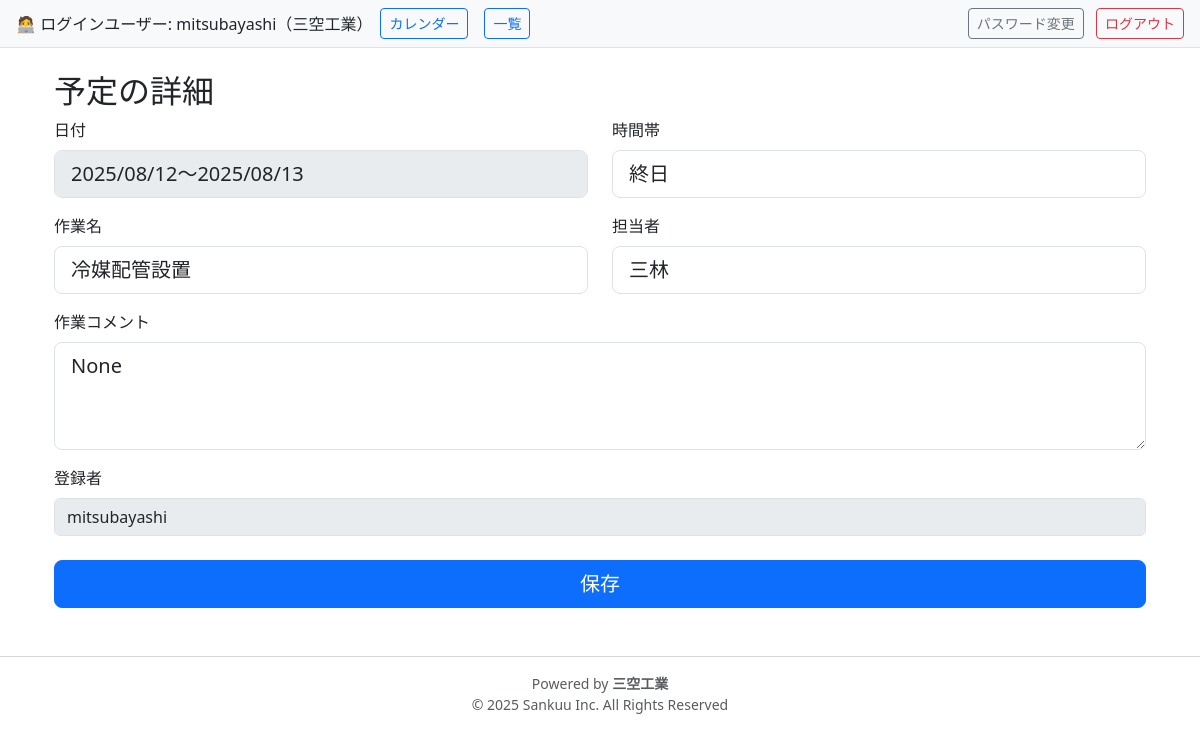
The page /schedules/2 (signed in) on the database its author committed.
### kouteihyo_app/models.py (models this page shows)
class User(db.Model, UserMixin):
    __tablename__ = 'users'
    id            = db.Column(db.Integer, primary_key=True)
    company_id    = db.Column(db.Integer, db.ForeignKey('companies.id'), nullable=False)
    display_name  = db.Column(db.String(100), nullable=False)
    email         = db.Column(db.String(120), unique=True, nullable=False)
    username      = db.Column(db.String(64), unique=True, nullable=False)   # ←追加済み！
    password_hash = db.Column(db.String(128), nullable=False)
    role          = db.Column(db.String(20), nullable=False)  # 'admin' or 'company'
    must_change_password = db.Column(db.Boolean, nullable=False, default=True)  # ←これを追加！！
    created_schedules = db.relationship(
        'Schedule',
        foreign_keys='Schedule.created_by',
        backref='creator',
        lazy=True
    )
    site_notes = db.relationship('SiteNote', backref='creator', lazy=True)
    date_notes = db.relationship('DateNote', backref='creator', lazy=True)

class Company(db.Model):
    __tablename__ = 'companies'
    id   = db.Column(db.Integer, primary_key=True)
    name = db.Column(db.String(100), unique=True, nullable=False)
    users     = db.relationship('User',     backref='company',  lazy=True)
    schedules = db.relationship('Schedule', backref='company', lazy=True)

class Schedule(db.Model):
    __tablename__ = 'schedules'
    id               = db.Column(db.Integer, primary_key=True)
    site_name        = db.Column(db.String(255), nullable=False)
    date             = db.Column(db.Date, nullable=False)
    end_date         = db.Column(db.Date, nullable=True)
    time_slot        = db.Column(db.String(10), nullable=False)
    task_name        = db.Column(db.String(100), nullable=False)
    person_in_charge = db.Column(db.String(100))
    comment          = db.Column(db.Text)
    client_person    = db.Column(db.String(100))
    client_comment   = db.Column(db.String(255))
    company_id = db.Column(db.Integer, db.ForeignKey('companies.id'), nullable=False)
    created_by = db.Column(db.Integer, db.ForeignKey('users.id'), nullable=False)
    updated_by = db.Column(db.Integer, db.ForeignKey('users.id'), nullable=True)

### kouteihyo_app/routes.py (the view, shortened to what this page needs)
@bp.route('/schedules/<int:id>', methods=['GET','POST'])
@login_required
def schedule_detail(id):
    schedule = Schedule.query.get_or_404(id)
    return render_template('schedule/detail.html', schedule=schedule)

### kouteihyo_app/routes.py (called while the page is built)
@bp.before_request
def enforce_password_change():
    if current_user.is_authenticated:
        user_fresh = User.query.filter_by(id=current_user.id).first()
        if user_fresh and getattr(user_fresh, "must_change_password", False):
            allowed_endpoints = ['main.force_password_change', 'main.logout', 'static']
            if request.endpoint not in allowed_endpoints:
                return redirect(url_for('main.force_password_change'))

### templates/schedule/detail.html (shortened to what this page needs)
{% extends 'base.html' %}
{% block content %}
<div class="container-fluid mt-4">
  <h2>予定の詳細</h2>
  <form method="POST">
    <div class="row">
      <div class="col-12 col-md-6 mb-3">
        <label class="form-label">日付</label>
        <input type="text"
               class="form-control form-control-lg"
               disabled
               value="{% if schedule.end_date %}{{ schedule.date.strftime('%Y/%m/%d') }}～{{ schedule.end_date.strftime('%Y/%m/%d') }}{% else %}{{ schedule.date.strftime('%Y/%m/%d') }}{% endif %}">
      </div>
      <div class="col-12 col-md-6 mb-3">
        <label class="form-label">時間帯</label>
        <select name="time_slot"
                class="form-control form-control-lg"
                {% if current_user.id != schedule.company_id and current_user.company_name != '菱輝金型工業' %}disabled{% endif %}>
          {% for slot in ['午前','午後','終日','夜'] %}
            <option value="{{ slot }}" {% if schedule.time_slot == slot %}selected{% endif %}>
              {{ slot }}
            </option>
          {% endfor %}
        </select>
      </div>
    </div>
    <div class="row">
      <div class="col-12 col-md-6 mb-3">
        <label class="form-label">作業名</label>
        <input type="text"
               name="task_name"
               class="form-control form-control-lg"
               value="{{ schedule.task_name }}"
               {% if current_user.id != schedule.company_id and current_user.company_name != '菱輝金型工業' %}disabled{% endif %}>
      </div>
      <div class="col-12 col-md-6 mb-3">
        <label class="form-label">担当者</label>
        <input type="text"
               name="person_in_charge"
               class="form-control form-control-lg"
               value="{{ schedule.person_in_charge }}"
               {% if current_user.id != schedule.company_id and current_user.company_name != '菱輝金型工業' %}disabled{% endif %}>
      </div>
    </div>
    <div class="mb-3">
      <label class="form-label">作業コメント</label>
      <textarea name="comment"
                class="form-control form-control-lg"
                rows="3"
                {% if current_user.id != schedule.company_id and current_user.company_name != '菱輝金型工業' %}disabled{% endif %}>{{ schedule.comment }}</textarea>
    </div>
    <div class="mb-3">
      <label class="form-label">登録者</label>
      <input type="text"
             class="form-control"
             disabled
             value="{{ schedule.creator.display_name }}">
    </div>
    <div class="text-center mt-4">
      {% if current_user.id == schedule.company_id or current_user.company_name == '菱輝金型工業' %}
        <button type="submit" class="btn btn-primary btn-lg w-100">保存</button>
      {% endif %}
    </div>
  </form>
</div>
{% endblock %}

### templates/base.html (shortened to what this page needs)
<!DOCTYPE html>
<html lang="ja">
<head>
  <link href="https://cdn.jsdelivr.net/npm/bootstrap@5.3.1/dist/css/bootstrap.min.css" rel="stylesheet" />
  <link href="https://cdn.jsdelivr.net/npm/fullcalendar@6.1.8/main.min.css" rel="stylesheet" />
</head>
<body>
  {% if current_user.is_authenticated %}
    <div class="d-flex justify-content-between align-items-center px-3 py-2 bg-light border-bottom">
      <div class="d-flex align-items-center">
        🧑‍💻 ログインユーザー: {{ current_user.display_name }}（{{ current_user.company.name }}）
        <a href="{{ url_for('main.schedule_calendar') }}" class="btn btn-outline-primary btn-sm mx-2">カレンダー</a>
        <a href="{{ url_for('main.schedule_list') }}" class="btn btn-outline-primary btn-sm mx-2">一覧</a>
      </div>
      <div>
        <a href="{{ url_for('main.password_change') }}" class="btn btn-outline-secondary btn-sm mx-2">パスワード変更</a>
        <a href="{{ url_for('main.logout') }}" class="btn btn-outline-danger btn-sm">ログアウト</a>
      </div>
    </div>
  {% endif %}
  <div class="container mt-3">
    {% block content %}{% endblock %}
  </div>
  <footer class="text-center mt-5 mb-3 text-muted small">
    <hr />
    <div>Powered by <strong>三空工業</strong></div>
    <div>© 2025 Sankuu Inc. All Rights Reserved</div>
  </footer>
</body>
</html>

### rows shown on the page
User: display_name "mitsubayashi", comment "None", creator.display_name "mitsubayashi"
Company: company.name "三空工業"
Schedule: end_date+date "2025/08/12～2025/08/13", time_slot "終日", task_name "冷媒配管設置", person_in_charge "三林"
